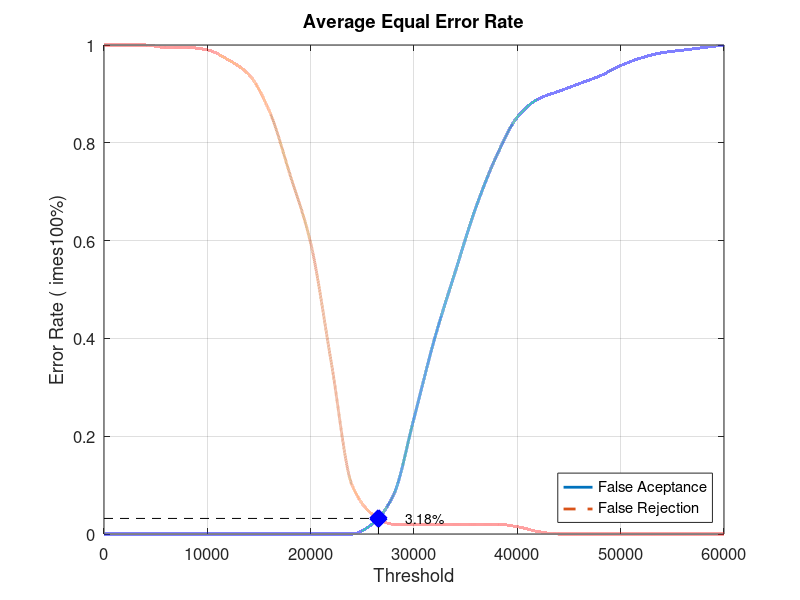
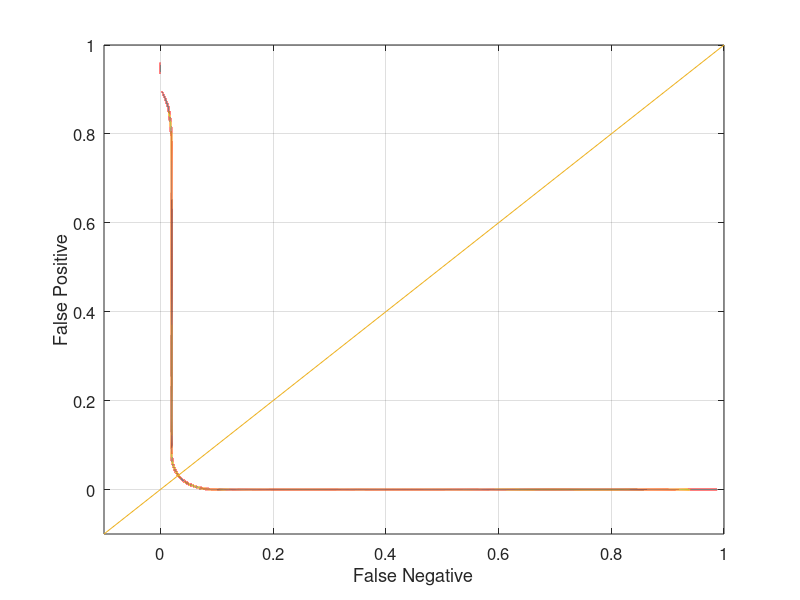

Reproduce these figures in MATLAB, in order.
close all;
clear;
clc;
x = 0:2000:60000;
xq = 0:0.5:60000;

y0 = [0 0 0 0 0 0 0 0 0 0 0 0 0 0.0210526 0.0789474 0.236842 0.4 0.536842 0.668421 0.773684 0.852632 0.889474 0.905263 0.921053 0.936842 0.957895 0.973684 0.984211 0.989474 0.994737 1]
yy0 = interp1(x, y0, xq, 'pchip');
y1 = [1 1 1 0.995 0.995 0.99 0.97 0.94 0.865 0.735 0.595 0.35 0.1 0.04 0.02 0.02 0.02 0.02 0.02 0.02 0.015 0.005 0 0 0 0 0 0 0 0 0]
yy1 = interp1(x, y1, xq, 'pchip');

% Calculating EER: 
y2 = abs(y0 - y1);
find(y2 == min(y2))
yy2 = abs(yy0 - yy1);
xEER = find(yy2 == min(yy2));
xEERIndex = xq(xEER) % X-axis EER
yEER = yy0(xEER) % Y-axis EER

main = figure
plot(xq, yy0,'-','LineWidth', 2);	hold on
plot(xq, yy1,'--','LineWidth', 2);	hold on
plot([xEERIndex xEERIndex], [0 yEER], 'k--');	hold on
plot([0 xEERIndex], [yEER yEER], 'k--');	hold on
plot(xEERIndex, yEER, 'bx', 'LineWidth', 10);	hold on
text(xEERIndex + 10 * xEERIndex / 100, yEER, [num2str(round((10000 * yEER)) / 100) '%'])
legend('False Aceptance', 'False Rejection', 'Location', 'SouthEast')
xlabel('Threshold')
ylabel('Error Rate (	imes100%)')
title('Average Equal Error Rate')
set(gca, 'FontSize', 12)
axis([0 60000 0 1])
grid on

print(main, 'Database4_4Main', '-dpng');
FNRxFPR = figure('Color', [1 1 1]);
plot(yy1, yy0, '-', yy1, yy0, 'LineWidth', 2);
hold on
y = -0.1:0.1:1
plot(y, y); 
set(gca, 'FontSize', 12)
xlabel('False Negative')
ylabel('False Positive')
axis([-0.1 1 -0.1 1])
set(gca, 'FontSize', 12)
grid on

print(FNRxFPR, 'Database4_4FNRxFPR','-dpng');
